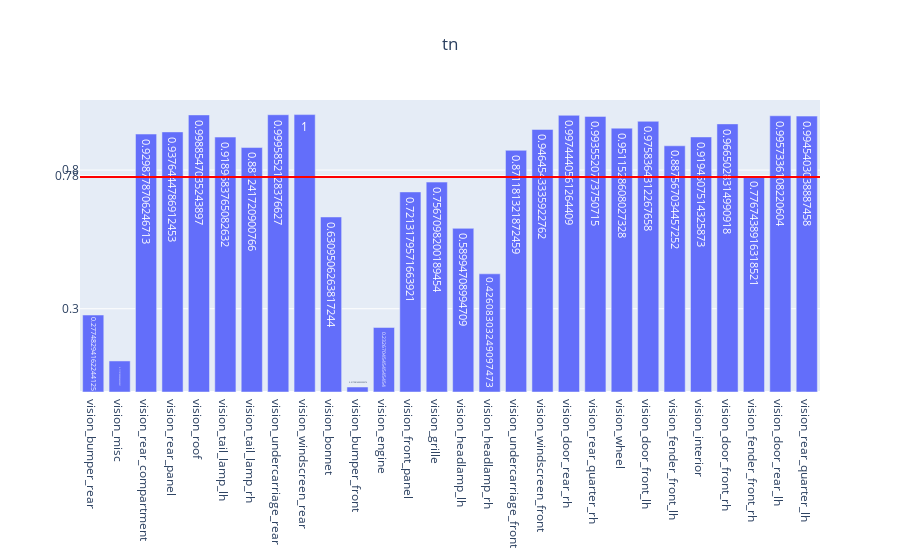

Notebook code cell kept with this figure:
### Code cell
genVisMulitlabel(partEvalMetrics, "tn")

### Figure 1 — Plotly figure (JSON) as saved in the notebook; plotly's stock layout.template omitted (floating-point values rounded to 4 significant figures)
{"data": [{"text": [0.2775, 0.1119, 0.9299, 0.9376, 0.9989, 0.919, 0.8812, 0.9996, 1, 0.631, 0.01798, 0.2327, 0.7213, 0.7567, 0.5899, 0.4261, 0.8712, 0.9465, 0.9974, 0.9936, 0.9512, 0.9758, 0.8876, 0.9195, 0.9665, 0.7767, 0.9957, 0.9945], "type": "bar", "x": ["vision_bumper_rear", "vision_misc", "vision_rear_compartment", "vision_rear_panel", "vision_roof", "vision_tail_lamp_lh", "vision_tail_lamp_rh", "vision_undercarriage_rear", "vision_windscreen_rear", "vision_bonnet", "vision_bumper_front", "vision_engine", "vision_front_panel", "vision_grille", "vision_headlamp_lh", "vision_headlamp_rh", "vision_undercarriage_front", "vision_windscreen_front", "vision_door_rear_rh", "vision_rear_quarter_rh", "vision_wheel", "vision_door_front_lh", "vision_fender_front_lh", "vision_interior", "vision_door_front_rh", "vision_fender_front_rh", "vision_door_rear_lh", "vision_rear_quarter_lh"], "y": [0.2775, 0.1119, 0.9299, 0.9376, 0.9989, 0.919, 0.8812, 0.9996, 1, 0.631, 0.01798, 0.2327, 0.7213, 0.7567, 0.5899, 0.4261, 0.8712, 0.9465, 0.9974, 0.9936, 0.9512, 0.9758, 0.8876, 0.9195, 0.9665, 0.7767, 0.9957, 0.9945]}], "layout": {"shapes": [{"line": {"color": "red", "width": 2}, "type": "line", "x0": 0, "x1": 1, "xref": "x domain", "y0": 0.7753, "y1": 0.7753, "yref": "y"}], "title": {"text": "tn", "x": 0.5}, "yaxis": {"tickmode": "array", "tickvals": ["0.78", 0.3, 0.8]}}}
